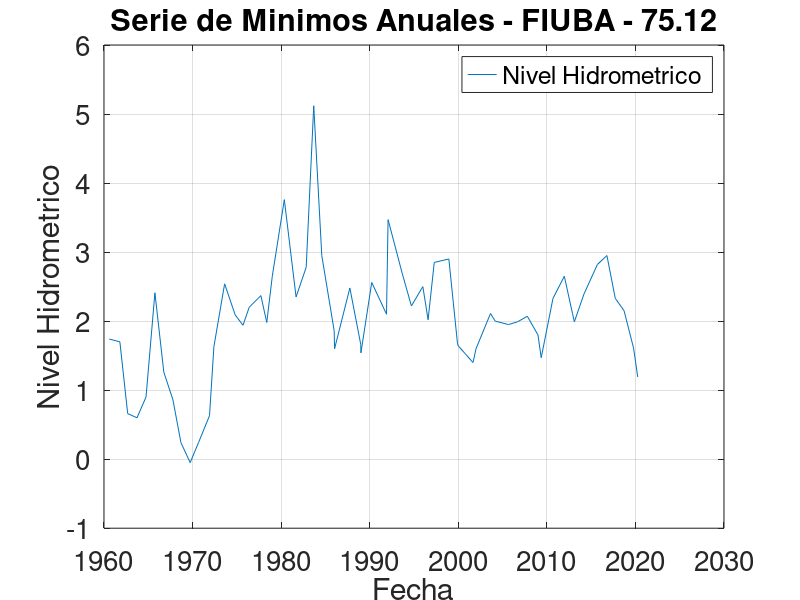

This figure's MATLAB source:
close all
clear all

% Leemos datos del archivo
datos = load('Corrientes_1960-2020.dat');

%-------------------------------FUNCIONES--------------------------------------%

% vectorFechas: es un vector con fechas
% vectorNivelesHidrometricos: es un vector con los niveles hidrometricos
% titulo: es el titulo que va a tener el grafico
%
% Hace el grafico
function resultado = graficar(vectorFechas, vectorNivelesHidrometricos, titulo)
  % Lista de elementos a graficar
  legend_list = {"Nivel Hidrometrico"};
  
  % Graficador
  plot(vectorFechas, vectorNivelesHidrometricos, '-');
  
  datetick(gca);
  
  legend(legend_list);

  % Título
  title(titulo);

  % Rótulos de ejes
  xlabel("Fecha",'fontsize',10)
  ylabel("Nivel Hidrometrico",'fontsize',14)
  
  % Grilla
  grid

  % Tamaño de letra de los n
  set(gca,'fontsize',20); % sets font of numbers on axes 
endfunction

% datos: matriz con los datos tal cual los cargamos desde el inicio del programa
%
% Devuelve un vector con las fechas transformadas de manera que pueda ser ploteada
function resultado = convertirFechas(datos)
  vectorFechas = [];
  
  for i=1:rows(datos)
    anio = datos(i,3);
    mes = datos(i,2);
    dia = datos(i,1);
    
    vectorFechas(i,1) = datenum(anio,mes,dia);
  endfor
  resultado = vectorFechas;
endfunction

% datos: matriz con los datos tal cual los cargamos desde el inicio del programa
%
% Devuelve una matriz que tiene la misma cantidad de columnas que "datos"
% Ademas, tambien mantiene el formato donde las columnas son dia mes anio nivel-hidrometrico
function resultado = minimos_anuales(datos)
  matrizMinimosAnuales = [];
  dimension = rows(datos);
  i = 1;
  j = 1;
  
  while i <= dimension
    anio = datos(i,3);
    mes = datos(i,2);
    dia = datos(i,1);
    minimo_anual = datos(i,4);

    % Busco el minimo del año
    while i <= dimension && datos(i,3) == anio
      if(datos(i,4) < minimo_anual)
        dia = datos(i,1);
        mes = datos(i,2);
        minimo_anual = datos(i,4);
      endif
      i = i + 1;
    endwhile
    
    matrizMinimosAnuales(j,:) = [dia, mes, anio, minimo_anual];
    j = j + 1;
  endwhile
  resultado = matrizMinimosAnuales;
endfunction

function resultado = minimos_mensuales(datos)
  matrizMinimosMensuales = [];
  dimension = rows(datos);
  i = 1;
  j = 1;

  while i < dimension
    anio = datos(i,3);
    mes = datos(i,2);
    dia = datos(i,1);
    minimo_mensual = datos(i,4);

    % Busco el minimo del mes
    while i <= dimension && datos(i,2) == mes
      if datos(i,4) < minimo_mensual
        dia = datos(i,1);
        anio = datos(i,3);
        minimo_mensual = datos(i,4);
      endif
      i = i + 1;
    endwhile

    matrizMinimosMensuales(j,:) = [dia, mes, anio, minimo_mensual];
    
    j = j + 1;
  endwhile
  resultado = matrizMinimosMensuales;
endfunction

# Devuelve el primer nivel hidrometrico del mes pasado por parametro que aparece
%function resultado = obtener_un_minimo_del_mes(datos,mes)
%  vector = [];
  
%  for i=1:rows(datos)
%    if datos(i,2) == mes
%      vector = datos(i,:);
%      break
%    endif
%  endfor
  
%  resultado = vector;
%endfunction

%function resultado = min_mes(datos)
%  matrizMinimosMensuales = [];
  
%  for mes=1:12
%    vectorMinimo = obtener_un_minimo_del_mes(datos,mes); # obtiene primer nivel del mes que aparece
%    for i=1:rows(datos)
%      if datos(i,2) == mes && datos(i,4) < vectorMinimo(4);
%        vectorMinimo = datos(i,:);
%      endif
%    endfor
    
%    matrizMinimosMensuales(mes,:) = vectorMinimo;
%  endfor
%  resultado = matrizMinimosMensuales;
%endfunction

% Devuelve la posicion del minimo absoluto
%function resultado = minimo_absoluto(datos)
%  min = datos(1,4);
%  pos = 1;
%  
%  for i=1:rows(datos)
%    if datos(i,4) < min
%      min = datos(i,4);
%      pos = i;
%    endif
%  endfor
  
%  resultado = pos;
%endfunction

% Devuelve matriz con el rango del periodo especificado
function resultado = recortar_periodo(datos,desdeAnio,hastaAnio)
  nuevosDatos = [];
  j = 1;
  
  for i=1:rows(datos)
    if (datos(i,3) >= desdeAnio) && (datos(i,3) <= hastaAnio)
      nuevosDatos(j,:) = datos(i,:);
      j = j + 1;
    endif
  endfor
  
  resultado = nuevosDatos;
endfunction

% Ordena la matriz por niveles hidrometricos de menor a mayor
function s = bubblesort(v)
  itemCount = length(v);
  do
    hasChanged = false;
    itemCount--;
    for i = 1:itemCount
      if ( v(i,4) > v(i+1,4) )
        aux = v(i,:);
        v(i,:) = v(i+1,:);
        v(i+1,:) = aux;
        hasChanged = true;
      endif
     endfor
  until(hasChanged == false)
  s = v;
endfunction

%-------------------------------FIN DE FUNCIONES-------------------------------%

% Punto a del ejercicio
vectorFechas = convertirFechas(datos);
graficar(vectorFechas, datos(:,4), "Serie Completa - FIUBA - 75.12");

% Punto b del ejercicio
matrizMinimosAnuales = minimos_anuales(datos);
vectorFechas = convertirFechas(matrizMinimosAnuales);
graficar(vectorFechas,matrizMinimosAnuales(:,4),"Serie de Minimos Anuales - FIUBA - 75.12");

% Punto c del ejercicio
%matrizMinimosMensuales = minimos_mensuales(datos);
%vectorFechas = convertirFechas(matrizMinimosMensuales);
%graficar(vectorFechas,matrizMinimosMensuales(:,4),"Serie de Minimos Mensuales - FIUBA - 75.12");

% Punto d del ejercicio
matrizMinimosAnuales = minimos_anuales(datos);
nuevoPeriodo = recortar_periodo(matrizMinimosAnuales, 1975,2020);

% No se pide graficar en el punto d, asi que esto no es necesario hacerlo.
%vectorFechas = convertirFechas(nuevoPeriodo);
%graficar(vectorFechas,nuevoPeriodo(:,4),"Serie 1975 - 2020 - FIUBA - 75.12");

periodoOrdenado = bubblesort(nuevoPeriodo); # Ordena de menor a mayor por niveles hidrometricos
dlmwrite('ranking_5_principales_bajantes.csv', periodoOrdenado); #Exportar datos como archivo .csv
